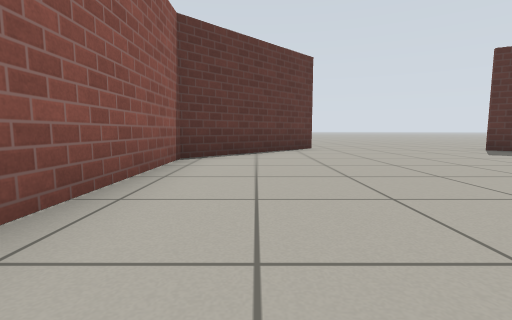
View 1 (above)

12 first-person views from a walk through a world built for the Gazebo simulator. The camera is 0.5 m above the floor, tilts 6° down and sees 85° across. The floor is counted in squares, 1 m on a side. Each view is taken from the middle of a square. On the plan, view 1 faces up. The plan holds only what a view shows up to about 9 squares ahead; the rest is blank. Simple patterns stand in for the simulator's built-in surfaces.

View 2
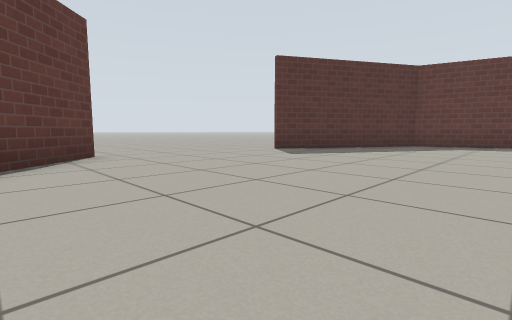

View 3
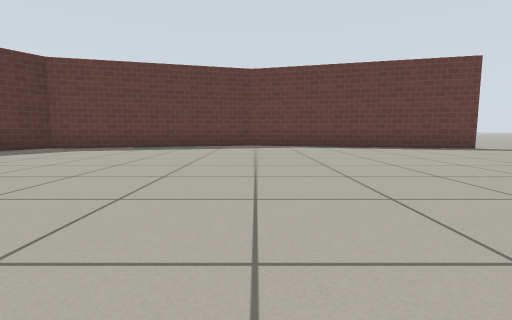

View 4
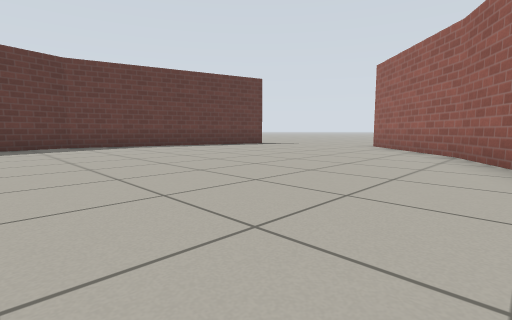

View 5
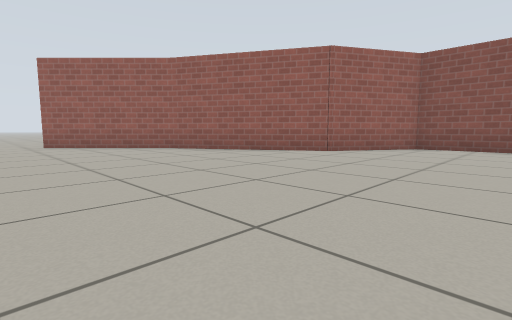

View 6
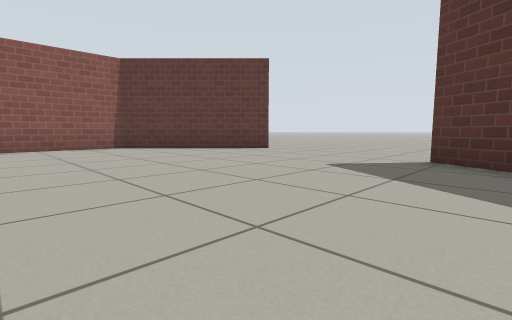

View 7
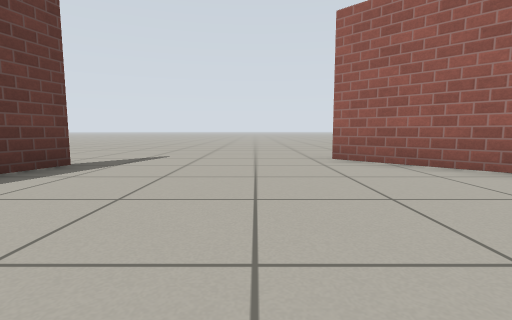

View 8
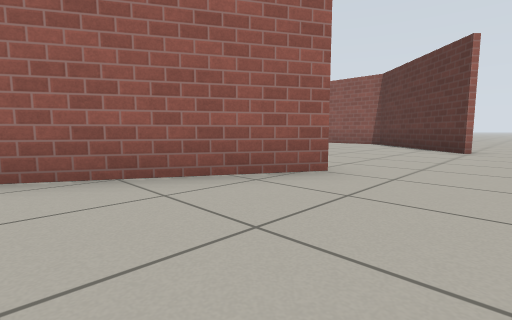

View 9
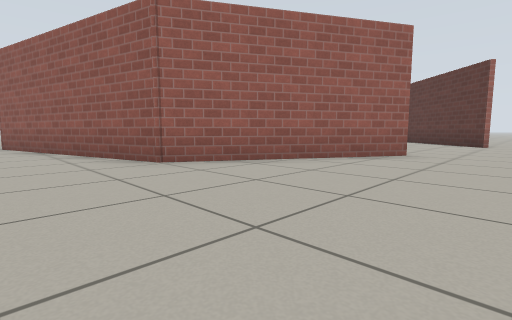

View 10
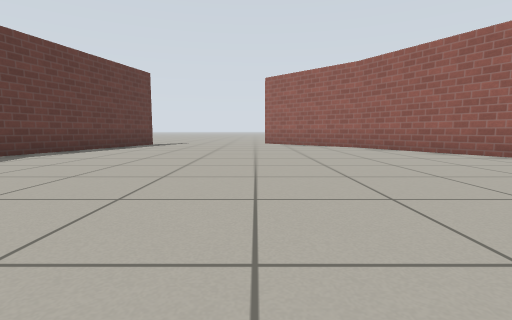

View 11
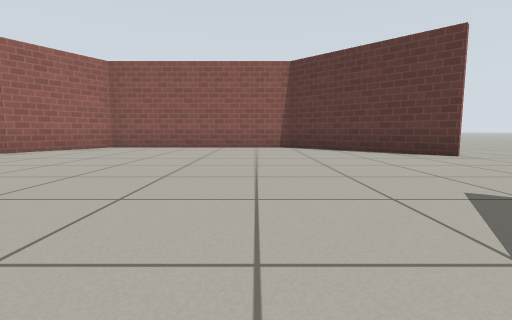

View 12
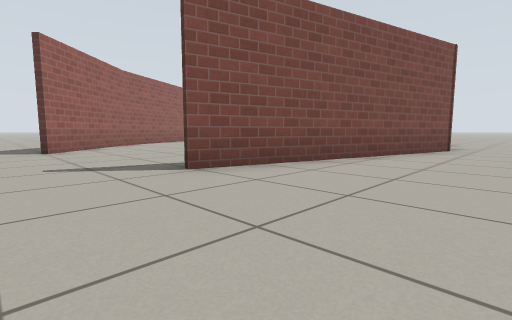

### Floor plan
Points are (right, up) in squares from view 1. A wall is a line through its corners. A room is listed if a view was taken in it or the views show most of it. See-through windows are left out.
Room 1 (views 1, 2, 3, 4, 5, 6, 7, 10, 11)
walls: (5.9, 7.2) (8, 6); (3, -5.3) (5.7, -7.9); (1.6, 8) (-1.4, 5) (-1.4, -0.3) (0.9, -1.6) (3.1, -5.4); (9.7, -7.1) (11.4, -0.9) (9.9, 4.7) (5.8, 7.1)
ways out: opening at (8, 8) to room 2; opening at (10, -8.5) to room 2; opening at (1, 9); opening at (5, -9)
Room 2 (views 8, 9, 12)
walls: (8, 6) (10, 4.8) (11.5, -0.9) (9.8, -7.1)
ways out: opening at (8, 8) to room 1; opening at (10, -8.5) to room 1

Positions as (right, up) in squares from view 1, and headings:
1: (0, 0), facing up
2: (0, 2), facing up-right
3: (2, -1), facing right
4: (2, 1), facing down-right
5: (7, 2), facing down-left
6: (7, 2), facing up-left
7: (7, -3), facing down
8: (9, 9), facing down-left
9: (12, 9), facing down-left
10: (6, 3), facing down
11: (7, 4), facing left
12: (13, -9), facing up-left
